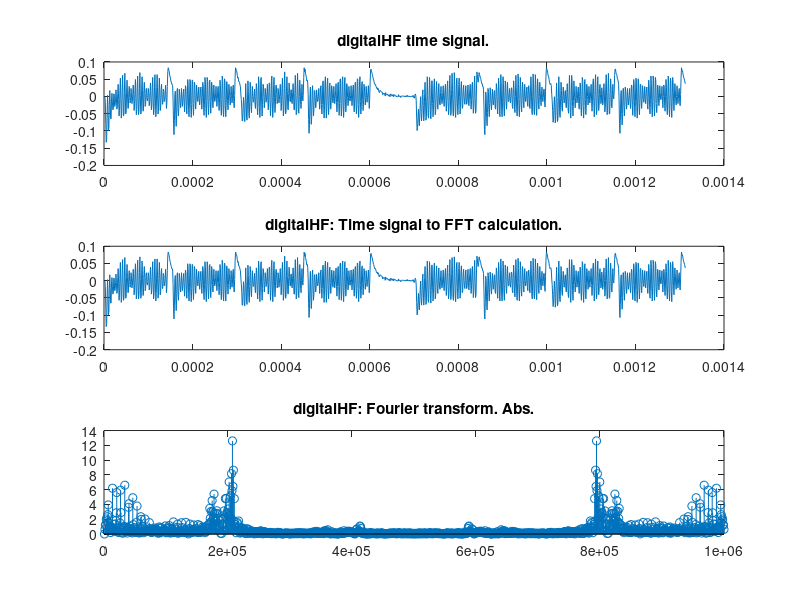
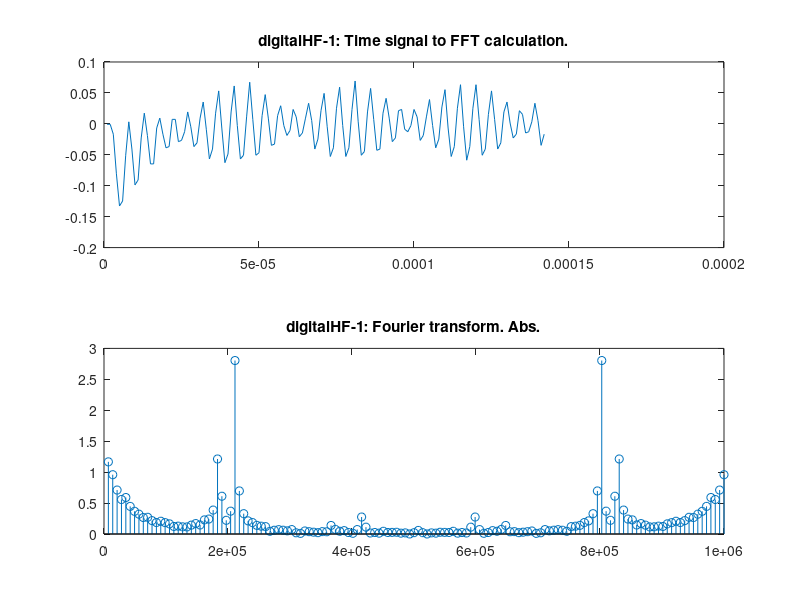
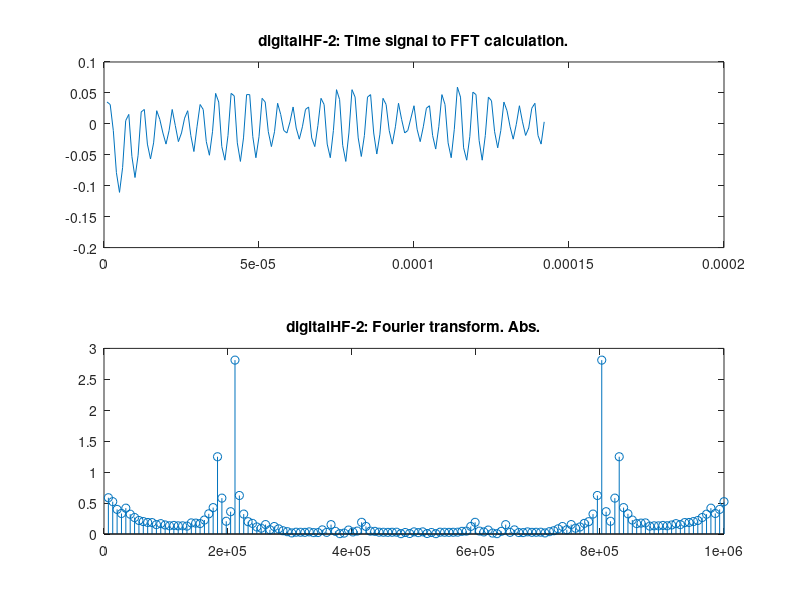
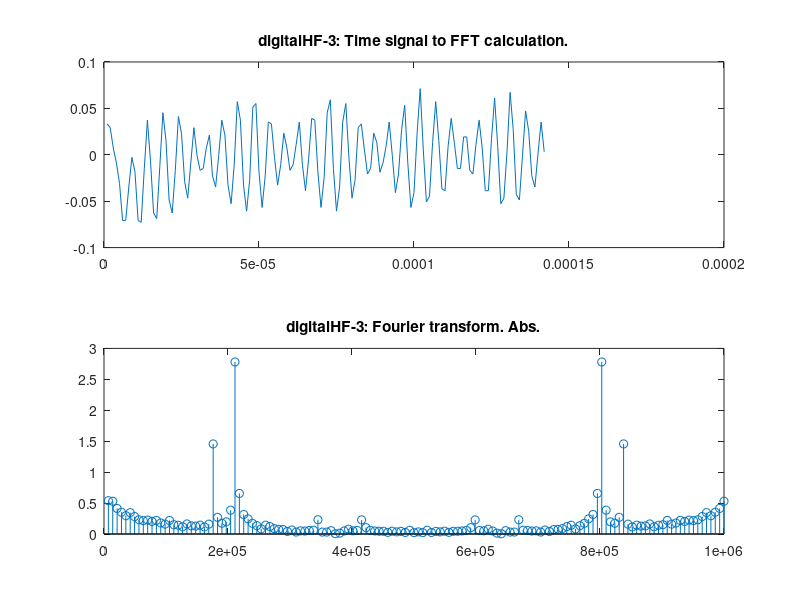

These charts were generated, in order, by the following MATLAB code:
%mducng/SoC/D2/G2touch
%%%%%%%%%%%%%%%%%%%%%%%%%%%%%%%%%%%%%%%%%%%%%%%%%%%%%%%%%%%%%%%%%%%%%%%%%%%
clc;
clear;
close all;
%%%%%%%%%%%%%%%%%%%%%%%%%%%%%%%%%%%%%%%%%%%%%%%%%%%%%%%%%%%%%%%%%%%%%%%%%%%
% load txt file
load EVB1M.txt;
dataraw             = EVB1M;
temp                = size(dataraw);
length_full         = temp(1);
x_full              = dataraw;
%%%%%%%%%%%%%%%%%%%%%%%%%%%%%%%%%%%%%%%%%%%%%%%%%%%%%%%%%%%%%%%%%%%%%%%%%%%
Fs                  = 10^6;  
dt                  = 1/Fs;
t_full              = (0:1:length_full-1)*dt;
%%%%%%%%%%%%%%%%%%%%%%%%%%%%%%%%%%%%%%%%%%%%%%%%%%%%%%%%%%%%%%%%%%%%%%%%%%%
% load DigitalHF:
x_digitalHF_raw     = x_full(4546:1:4546+1313-1);
% Substract mean:
x_digitalHF         = x_digitalHF_raw - mean(x_digitalHF_raw);
t_digitalHF         = (1:1:length(x_digitalHF))*dt;
% FFT calculation for digitalHF
Nfft                = length(x_digitalHF);
deltaF              = Fs/Nfft;
tVectors            = (1:Nfft)*dt;
fVectors            = (1:Nfft)*deltaF;
% digitalHF part to FFT calculation
fftdigitalHFTem     = fft(x_digitalHF(1:1:Nfft),Nfft);
fftdigitalHF        = abs(fftdigitalHFTem);
%%%%%%%%%%%%%%%%%%%%%%%%%%%%%%%%%%%%%%%%%%%%%%%%%%%%%%%%%%%%%%%%%%%%%%%%%%%
% plot Full Beacon LF
figure(1);
subplot(3,1,1);
plot(t_digitalHF,x_digitalHF);
title('digitalHF time signal.');
% plot time signal
subplot(3,1,2);
plot(tVectors,x_digitalHF(1:Nfft));
title("digitalHF: Time signal to FFT calculation.");
%axis([0 Nfft*1/Fs 0 1*scale]);
% plot fft output
subplot(3,1,3);
stem(fVectors,fftdigitalHF);
title('digitalHF: Fourier transform. Abs.'); 
%axis([0 Fs 0 Nfft/2*scale]);
%axis([0 Fs 0 25]);
%%%%%%%%%%%%%%%%%%%%%%%%%%%%%%%%%%%%%%%%%%%%%%%%%%%%%%%%%%%%%%%%%%%%%%%%%%%
x_digitalHF1         = x_digitalHF(1:1:142);
x_digitalHF2         = x_digitalHF(142+11+1:1:142+11+142);
x_digitalHF3         = x_digitalHF(2*142+2*11+1:1:2*142+2*11+142);
x_digitalHF4         = x_digitalHF(3*142+3*11+1:1:3*142+3*11+142);
x_digitalHF5         = x_digitalHF(4*142+3*11+102+1:1:4*142+3*11+102+142);
x_digitalHF6         = x_digitalHF(5*142+4*11+102+1:1:5*142+4*11+102+142);
x_digitalHF7         = x_digitalHF(6*142+5*11+102+1:1:6*142+5*11+102+142);
x_digitalHF8         = x_digitalHF(7*142+6*11+102+1:1:7*142+6*11+102+142);

t_digitalHF1         = (1:1:length(x_digitalHF1))*dt;
t_digitalHF2         = (1:1:length(x_digitalHF2))*dt;
t_digitalHF3         = (1:1:length(x_digitalHF3))*dt;
t_digitalHF4         = (1:1:length(x_digitalHF4))*dt;
t_digitalHF5         = (1:1:length(x_digitalHF5))*dt;
t_digitalHF6         = (1:1:length(x_digitalHF6))*dt;
t_digitalHF7         = (1:1:length(x_digitalHF7))*dt;
t_digitalHF8         = (1:1:length(x_digitalHF8))*dt;

% FFT calculation for digitalHF
Nfft1                = length(x_digitalHF1);
deltaF1              = Fs/Nfft1;
tVectors             = (1:Nfft1)*dt;
fVectors             = (1:Nfft1)*deltaF1;
% digitalHF part to FFT calculation
fftdigitalHFTem1     = fft(x_digitalHF1(1:1:Nfft1),Nfft1);
fftdigitalHF1        = abs(fftdigitalHFTem1);
fftdigitalHFTem2     = fft(x_digitalHF2(1:1:Nfft1),Nfft1);
fftdigitalHF2        = abs(fftdigitalHFTem2);
fftdigitalHFTem3     = fft(x_digitalHF3(1:1:Nfft1),Nfft1);
fftdigitalHF3        = abs(fftdigitalHFTem3);
fftdigitalHFTem4     = fft(x_digitalHF4(1:1:Nfft1),Nfft1);
fftdigitalHF4        = abs(fftdigitalHFTem4);
fftdigitalHFTem5     = fft(x_digitalHF5(1:1:Nfft1),Nfft1);
fftdigitalHF5        = abs(fftdigitalHFTem5);
fftdigitalHFTem6     = fft(x_digitalHF6(1:1:Nfft1),Nfft1);
fftdigitalHF6        = abs(fftdigitalHFTem6);
fftdigitalHFTem7     = fft(x_digitalHF7(1:1:Nfft1),Nfft1);
fftdigitalHF7        = abs(fftdigitalHFTem7);
fftdigitalHFTem8     = fft(x_digitalHF8(1:1:Nfft1),Nfft1);
fftdigitalHF8        = abs(fftdigitalHFTem8);
%%%%%%%%%%%%%%%%%%%%%%%%%%%%%%%%%%%%%%%%%%%%%%%%%%%%%%%%%%%%%%%%%%%%%%%%%%%
figure(2);
subplot(2,1,1);
plot(tVectors,x_digitalHF1(1:Nfft1));
title("digitalHF-1: Time signal to FFT calculation.");
subplot(2,1,2);
stem(fVectors,fftdigitalHF1);
title('digitalHF-1: Fourier transform. Abs.'); 
%%%%%%%%%%%%%%%%%%%%%%%%%%%%%%%%%%%%%%%%%%%%%%%%%%%%%%%%%%%%%%%%%%%%%%%%%%%
figure(3);
subplot(2,1,1);
plot(tVectors,x_digitalHF2(1:Nfft1));
title("digitalHF-2: Time signal to FFT calculation.");
subplot(2,1,2);
stem(fVectors,fftdigitalHF2);
title('digitalHF-2: Fourier transform. Abs.'); 
%%%%%%%%%%%%%%%%%%%%%%%%%%%%%%%%%%%%%%%%%%%%%%%%%%%%%%%%%%%%%%%%%%%%%%%%%%%
figure(4);
subplot(2,1,1);
plot(tVectors,x_digitalHF3(1:Nfft1));
title("digitalHF-3: Time signal to FFT calculation.");
subplot(2,1,2);
stem(fVectors,fftdigitalHF3);
title('digitalHF-3: Fourier transform. Abs.'); 
%%%%%%%%%%%%%%%%%%%%%%%%%%%%%%%%%%%%%%%%%%%%%%%%%%%%%%%%%%%%%%%%%%%%%%%%%%%
figure(5);
subplot(2,1,1);
plot(tVectors,x_digitalHF4(1:Nfft1));
title("digitalHF-4: Time signal to FFT calculation.");
subplot(2,1,2);
stem(fVectors,fftdigitalHF4);
title('digitalHF-4: Fourier transform. Abs.'); 
%%%%%%%%%%%%%%%%%%%%%%%%%%%%%%%%%%%%%%%%%%%%%%%%%%%%%%%%%%%%%%%%%%%%%%%%%%%
figure(6);
subplot(2,1,1);
plot(tVectors,x_digitalHF5(1:Nfft1));
title("digitalHF-5: Time signal to FFT calculation.");
subplot(2,1,2);
stem(fVectors,fftdigitalHF5);
title('digitalHF-5: Fourier transform. Abs.'); 
%%%%%%%%%%%%%%%%%%%%%%%%%%%%%%%%%%%%%%%%%%%%%%%%%%%%%%%%%%%%%%%%%%%%%%%%%%%
figure(7);
subplot(2,1,1);
plot(tVectors,x_digitalHF6(1:Nfft1));
title("digitalHF-6: Time signal to FFT calculation.");
subplot(2,1,2);
stem(fVectors,fftdigitalHF6);
title('digitalHF-6: Fourier transform. Abs.'); 
%%%%%%%%%%%%%%%%%%%%%%%%%%%%%%%%%%%%%%%%%%%%%%%%%%%%%%%%%%%%%%%%%%%%%%%%%%%
figure(8);
subplot(2,1,1);
plot(tVectors,x_digitalHF7(1:Nfft1));
title("digitalHF-7: Time signal to FFT calculation.");
subplot(2,1,2);
stem(fVectors,fftdigitalHF7);
title('digitalHF-7: Fourier transform. Abs.'); 
%%%%%%%%%%%%%%%%%%%%%%%%%%%%%%%%%%%%%%%%%%%%%%%%%%%%%%%%%%%%%%%%%%%%%%%%%%%
figure(9);
subplot(2,1,1);
plot(tVectors,x_digitalHF8(1:Nfft1));
title("digitalHF-8: Time signal to FFT calculation.");
subplot(2,1,2);
stem(fVectors,fftdigitalHF8);
title('digitalHF-8: Fourier transform. Abs.'); 
